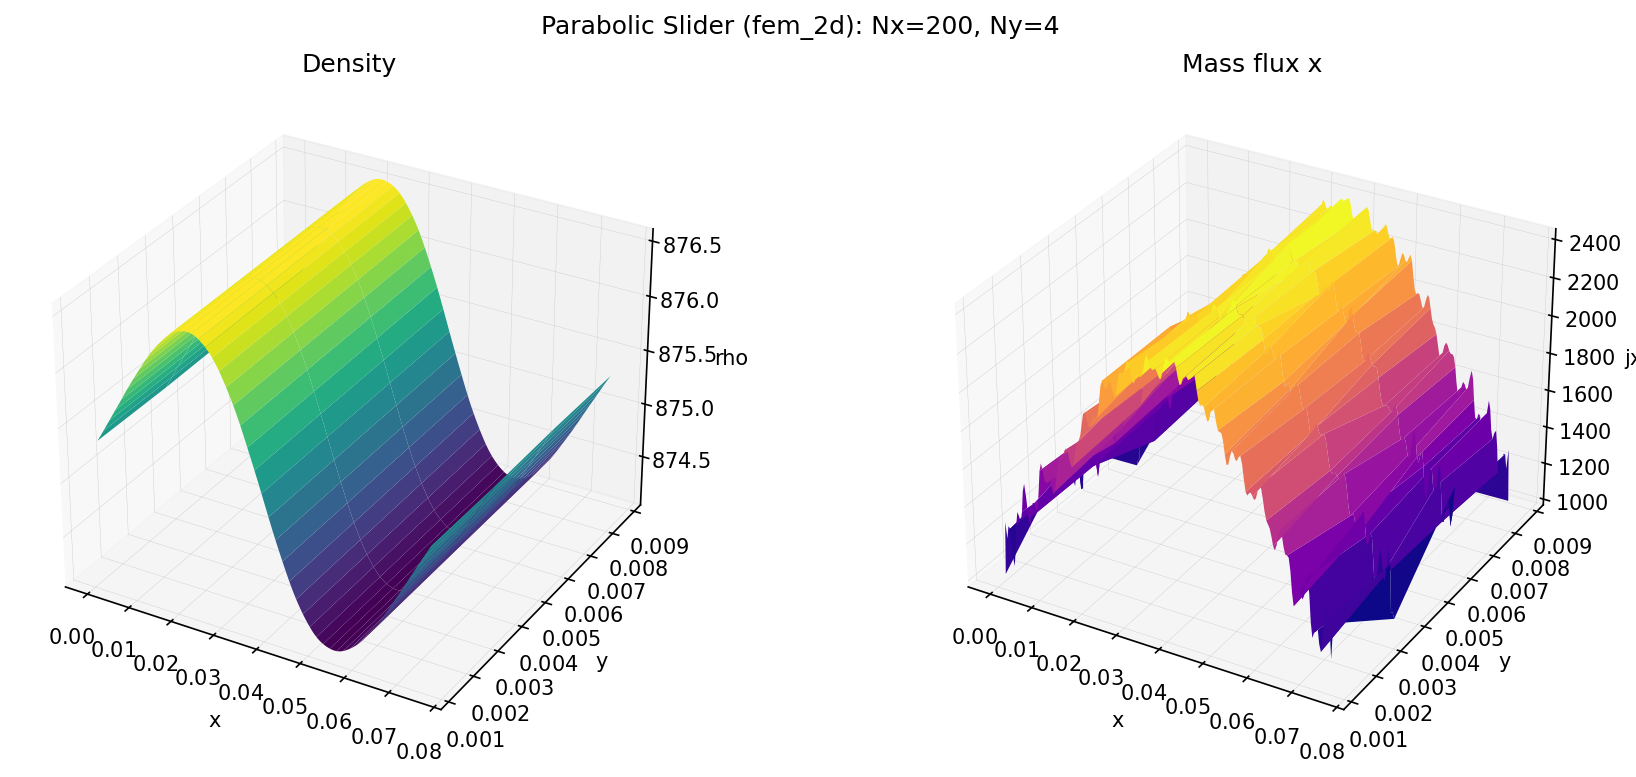

Source code (Python):
"""Quasi-1D parabolic slider bearing test for the Taylor-Hood P2P1 FEM solver.

Runs the parabolic slider problem (Dirichlet rho in x, periodic in y)
with the fem_2d solver and plots the steady-state density and mass flux.

Config: configs/parabolic_slider.yaml

Usage:
    /home/qd5728/fem_taylor_hood/venv/bin/python \
        GaPFlow/fem_2d/tests/test_parabolic_slider.py
"""

import numpy as np
import matplotlib.pyplot as plt
from mpl_toolkits.mplot3d import Axes3D  # noqa: F401
from pathlib import Path
from GaPFlow.problem import Problem

CONFIG_DIR = Path(__file__).parent / 'configs'

# =============================================================================
# Config — edit these
# =============================================================================

Nx = 200
Ny = 4
max_it = 10
dt = 0.1

# =============================================================================
# Main
# =============================================================================

if __name__ == '__main__':
    template = (CONFIG_DIR / 'parabolic_slider.yaml').read_text()
    config = template.format(
        Nx=Nx, Ny=Ny, dt=dt, max_it=max_it,
        solver='fem', adaptive=0, CFL=0.5,
        rho_bc=850.0,
    )

    print(f'Parabolic slider: Nx={Nx}, Ny={Ny}, dt={dt}, max_it={max_it}')
    problem = Problem.from_string(config)
    problem.run()

    Lx = problem.grid['Lx']
    Ly = problem.grid['Ly']
    dx = problem.grid['dx']
    dy = problem.grid['dy']
    x = np.linspace(dx / 2, Lx - dx / 2, Nx)
    y = np.linspace(dy / 2, Ly - dy / 2, Ny)

    rho = problem.q[0][1:-1, 1:-1].copy()
    jx = problem.q[1][1:-1, 1:-1].copy()

    print(f'rho range: [{rho.min():.4f}, {rho.max():.4f}]')
    print(f'jx  range: [{jx.min():.6f}, {jx.max():.6f}]')

    X, Y = np.meshgrid(x, y, indexing='ij')

    fig = plt.figure(figsize=(12, 5))

    ax0 = fig.add_subplot(1, 2, 1, projection='3d')
    ax0.plot_surface(X, Y, rho, cmap='viridis')
    ax0.set_xlabel('x')
    ax0.set_ylabel('y')
    ax0.set_zlabel('rho')
    ax0.set_title('Density')

    ax1 = fig.add_subplot(1, 2, 2, projection='3d')
    ax1.plot_surface(X, Y, jx, cmap='plasma')
    ax1.set_xlabel('x')
    ax1.set_ylabel('y')
    ax1.set_zlabel('jx')
    ax1.set_title('Mass flux x')

    plt.suptitle(f'Parabolic Slider (fem_2d): Nx={Nx}, Ny={Ny}')
    plt.savefig('test_parabolic_slider.png', dpi=150, bbox_inches='tight')
    print('Saved: test_parabolic_slider.png')
    plt.show()
